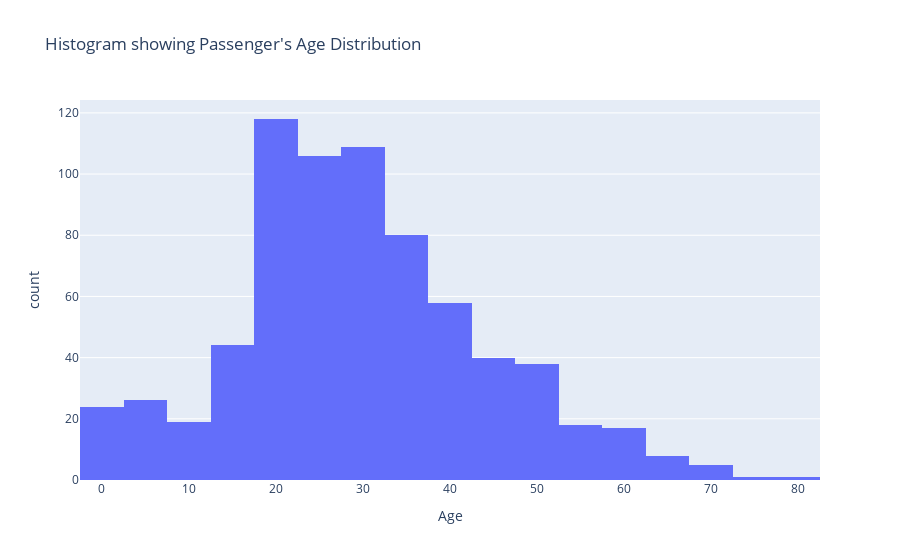

This figure's notebook cell:
### Code cell
#plotting the data
fig=px.histogram(titanic,x="Age",title="Histogram showing Passenger's Age Distribution")
fig.show()

### Figure 1 — Plotly figure (JSON) as saved in the notebook; plotly's stock layout.template omitted (floating-point values rounded to 4 significant figures; data arrays with more than 128 entries replaced by an {"elided": "..."} marker saying what was removed)
{"data": [{"alignmentgroup": "True", "bingroup": "x", "hovertemplate": "Age=%{x}<br>count=%{y}<extra></extra>", "legendgroup": "", "marker": {"color": "#636efa", "pattern": {"shape": ""}}, "name": "", "offsetgroup": "", "orientation": "v", "showlegend": false, "type": "histogram", "x": {"elided": "712 float values"}, "xaxis": "x", "yaxis": "y"}], "layout": {"barmode": "relative", "legend": {"tracegroupgap": 0}, "title": {"text": "Histogram showing Passenger's Age Distribution"}, "xaxis": {"anchor": "y", "domain": [0, 1], "title": {"text": "Age"}}, "yaxis": {"anchor": "x", "domain": [0, 1], "title": {"text": "count"}}}}
